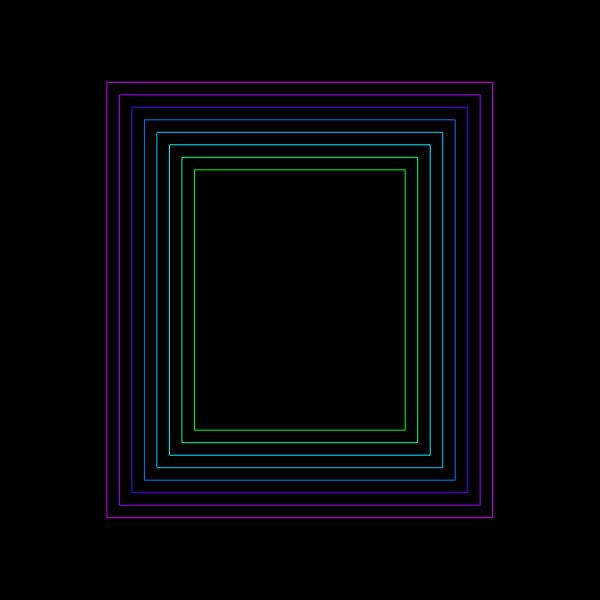
Frame 1 (no input)
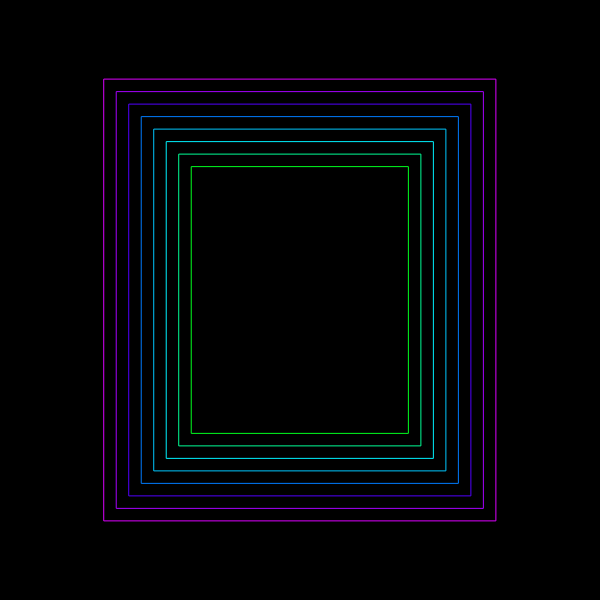
Frame 60 (no input)
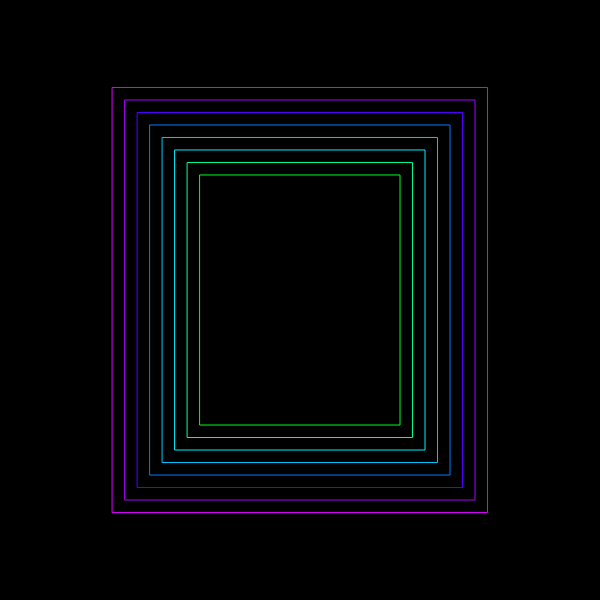
Frame 120 (the mouse pressed at the canvas centre since frame 60)

The p5.js sketch that drew these frames (run headless with seeded random() and noise() and a simulated clock; from frame 60 on, the mouse is pressed at the canvas centre):

// p5.js sketch
// ── sketch.js

function setup() {
  createCanvas(600, 600);
// }
// function windowdesign() {
//   for (let i = 0; i < 200; i++) {
//     let posX = random(250,350);
//     let posY = random(225,375);
//     noFill();
//     stroke("#F44336");
//     rect(posX, posY, 30, 30);
//     stroke("#E91E63");
//     rect(posX, posY, 20, 20);
//   }
}
function draw() {
  let x = frameCount
  let y = 10 * sin(x * .04) + 10;
  
  background(0);
  rectMode(CENTER)
  
  
  stroke(0)
  fill(100)
  //rect(width/2,height/2,150,200)
  
  noFill()
  stroke(255)
  
  stroke("rgb(0,255,31)")
  rect(width/2,height/2,200+y,250+y)
  
  
  stroke("rgb(0,255,149)")
  rect(width/2,height/2,225+y,275+y)
  
  stroke("rgb(0,242,255)")
  rect(width/2,height/2,250+y,300+y)
  
  stroke("rgb(0,199,255)")
  rect(width/2,height/2,275+y,325+y)
  
  stroke("rgb(0,124,255)")
  rect(width/2,height/2,300+y,350+y)
  
  stroke("rgb(81,0,255)")
  rect(width/2,height/2,325+y,375+y)
  
  stroke("rgb(167,0,255)")
  rect(width/2,height/2,350+y,400+y)
  
  stroke("rgb(221,0,255)")
  rect(width/2,height/2,375+y,425+y)
  //windowdesign()
}
